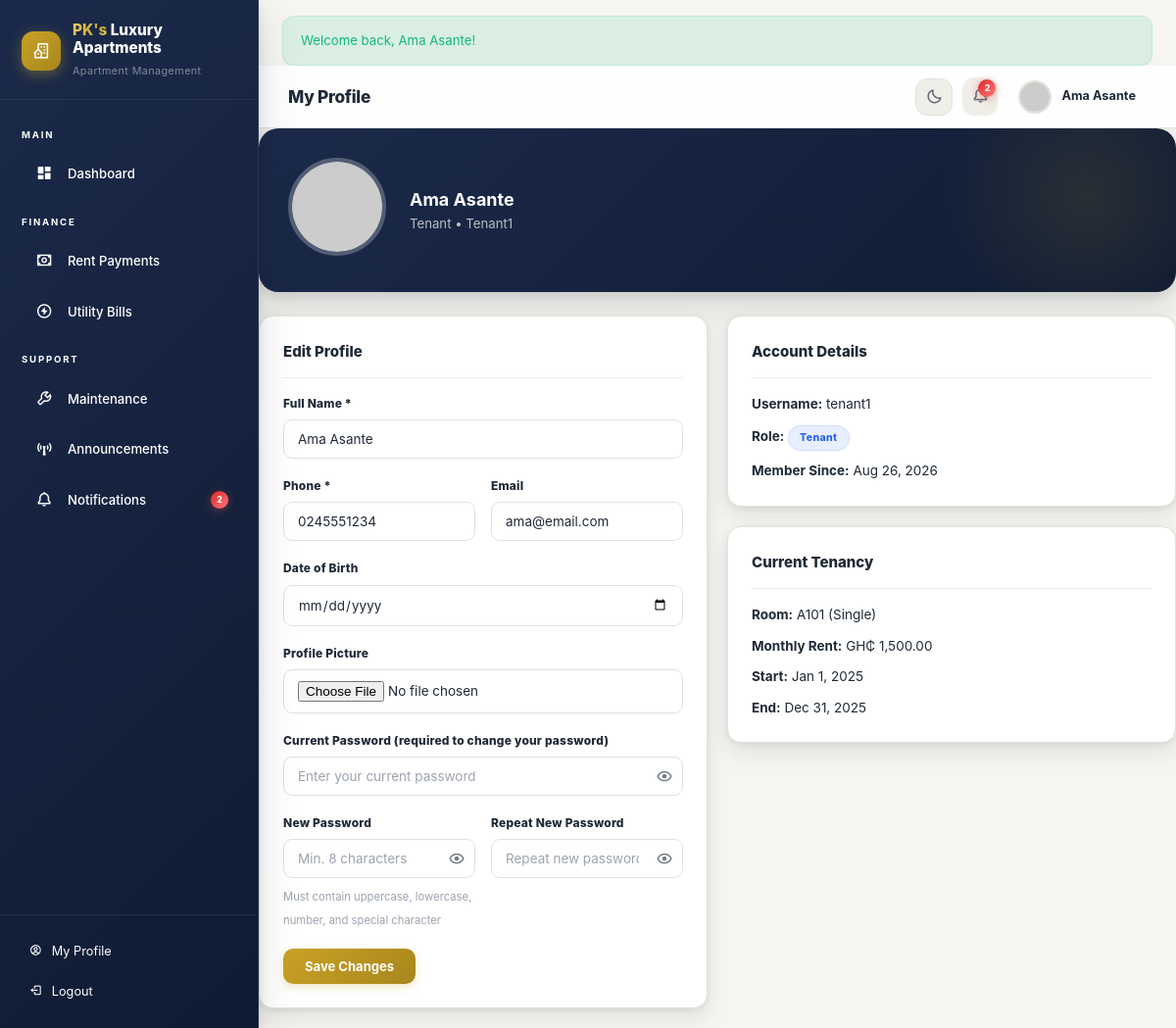
Screenshot of /profile.php (signed in) with the database file from the repository.
### tables this page shows
CREATE TABLE users (
    id INT AUTO_INCREMENT PRIMARY KEY,
    username VARCHAR(50) UNIQUE NOT NULL,
    password VARCHAR(255) NOT NULL,
    full_name VARCHAR(100) NOT NULL,
    email VARCHAR(100),
    phone VARCHAR(20),
    role ENUM('admin', 'staff', 'tenant') NOT NULL DEFAULT 'tenant',
    profile_picture VARCHAR(255) DEFAULT 'default.png',
    date_of_birth DATE,
    must_change_password TINYINT(1) DEFAULT 0,
    is_active TINYINT(1) DEFAULT 1,
    last_login DATETIME DEFAULT NULL,
    created_at TIMESTAMP DEFAULT CURRENT_TIMESTAMP,
    updated_at TIMESTAMP DEFAULT CURRENT_TIMESTAMP ON UPDATE CURRENT_TIMESTAMP
);

CREATE TABLE tenancies (
    id INT AUTO_INCREMENT PRIMARY KEY,
    tenant_id INT NOT NULL,
    room_id INT NOT NULL,
    start_date DATE NOT NULL,
    end_date DATE,
    monthly_rent DECIMAL(10,2) NOT NULL,
    security_deposit DECIMAL(10,2) DEFAULT 0,
    status ENUM('active', 'expired', 'terminated') DEFAULT 'active',
    created_at TIMESTAMP DEFAULT CURRENT_TIMESTAMP,
    FOREIGN KEY (tenant_id) REFERENCES users(id) ON DELETE CASCADE,
    FOREIGN KEY (room_id) REFERENCES rooms(id) ON DELETE CASCADE
);

CREATE TABLE rooms (
    id INT AUTO_INCREMENT PRIMARY KEY,
    room_number VARCHAR(10) UNIQUE NOT NULL,
    room_type VARCHAR(50) NOT NULL DEFAULT 'single',
    floor INT DEFAULT 1,
    size_sqm DECIMAL(6,2),
    rental_price DECIMAL(10,2) NOT NULL,
    status ENUM('available', 'occupied', 'maintenance') DEFAULT 'available',
    image VARCHAR(255) DEFAULT NULL,
    description TEXT,
    amenities TEXT,
    created_at TIMESTAMP DEFAULT CURRENT_TIMESTAMP
);

### config/database.php (called while the page is built, shortened)
<?php
function getDB() {
    static $pdo = null;
    if ($pdo === null) {
        try {
            $dsn = "mysql:host=" . DB_HOST . ";charset=utf8mb4";
            $dsn .= ";dbname=" . DB_NAME;
            $pdo = new PDO($dsn, DB_USER, DB_PASS, [
                PDO::ATTR_ERRMODE => PDO::ERRMODE_EXCEPTION,
                PDO::ATTR_DEFAULT_FETCH_MODE => PDO::FETCH_ASSOC,
                PDO::ATTR_EMULATE_PREPARES => false,
            ]);
        } catch (PDOException $e) {
            if (stripos($e->getMessage(), 'Unknown database') !== false) {
                $pdo = _bootstrapDatabase();
            } else {
                die("Database connection failed: " . $e->getMessage());
            }
        }
    }
    return $pdo;
}
function getFlash() {
    if (isset($_SESSION['flash'])) {
        $flash = $_SESSION['flash'];
        return $flash;
    }
    return null;
}
function sanitize($input) {
    return htmlspecialchars(trim($input), ENT_QUOTES, 'UTF-8');
}
function formatCurrency($amount) {
    return 'GH₵ ' . number_format($amount, 2);
}
function currentUser() {
    if (isset($_SESSION['user_id'])) {
        $db = getDB();
        $stmt = $db->prepare("SELECT * FROM users WHERE id = ? AND is_active = 1");
        $stmt->execute([$_SESSION['user_id']]);
        return $stmt->fetch();
    }
    return null;
}

### profile.php (the view, shortened to what this page needs)
<?php
require_once __DIR__ . '/config/database.php';
$pageTitle = 'My Profile';
$db = getDB();
$user = currentUser();
$tenancy = null;
if ($user['role'] === 'tenant') {
    $stmt = $db->prepare("SELECT t.*, r.room_number, r.room_type FROM tenancies t JOIN rooms r ON t.room_id = r.id WHERE t.tenant_id = ? AND t.status = 'active'");
    $stmt->execute([$user['id']]);
    $tenancy = $stmt->fetch();
}
include __DIR__ . '/includes/header.php';
?>
<div class="profile-header">
    <div class="profile-pic-wrapper">
        <img src="<?= SITE_URL ?>/uploads/profiles/<?= $user['profile_picture'] ?>" alt="Profile" id="profilePicPreview" onerror="this.src='https://ui-avatars.com/api/?name=<?= urlencode($user['full_name']) ?>&background=47433E&color=fff&size=100'">
    </div>
    <div>
        <h3 style="font-size:1.2rem;color:#fff;"><?= sanitize($user['full_name']) ?></h3>
        <p style="color:rgba(255,255,255,0.7);font-size:0.88rem;text-transform:capitalize;"><?= $user['role'] ?> &bull; <?= sanitize($user['username']) ?></p>
    </div>
</div>
<div class="grid-2">
    <div class="card">
        <div class="card-header"><h3>Edit Profile</h3></div>
        <form id="profileForm" onsubmit="updateProfile(event)" enctype="multipart/form-data">
            <div class="form-group">
                <label>Full Name *</label>
                <input type="text" name="full_name" class="form-control" value="<?= sanitize($user['full_name']) ?>" required>
            </div>
            <div class="form-row">
                <div class="form-group">
                    <label>Phone *</label>
                    <input type="tel" name="phone" class="form-control" value="<?= sanitize($user['phone']) ?>" pattern="[0-9]{10}" maxlength="10" oninput="this.value=this.value.replace(/[^0-9]/g,'')" required>
                </div>
                <div class="form-group">
                    <label>Email</label>
                    <input type="email" name="email" class="form-control" value="<?= sanitize($user['email'] ?? '') ?>">
                </div>
            </div>
            <div class="form-group">
                <label>Date of Birth</label>
                <input type="date" name="date_of_birth" class="form-control" value="<?= sanitize($user['date_of_birth'] ?? '') ?>" max="<?= date('Y-m-d', strtotime('-18 years')) ?>">
            </div>
            <div class="form-group">
                <label>Profile Picture</label>
                <input type="file" name="profile_picture" class="form-control" accept="image/*" onchange="previewPic(this)">
            </div>
            <div class="form-group">
                <label>Current Password (required to change your password)</label>
                <div class="password-field">
                    <input type="password" id="current_password" name="current_password" class="form-control" placeholder="Enter your current password" autocomplete="current-password">
                    <button type="button" class="password-toggle" tabindex="-1" onclick="togglePasswordVisibility('current_password')" aria-label="Show password"><i class="bx bx-show" id="current_passwordToggleIcon"></i></button>
                </div>
            </div>
            <div class="form-row">
                <div class="form-group">
                    <label>New Password</label>
                    <div class="password-field">
                        <input type="password" id="new_password" name="password" class="form-control" placeholder="Min. 8 characters" oninput="checkPasswordStrength(this.value, 'profStrength')" autocomplete="new-password">
                        <button type="button" class="password-toggle" tabindex="-1" onclick="togglePasswordVisibility('new_password')" aria-label="Show password"><i class="bx bx-show" id="new_passwordToggleIcon"></i></button>
                    </div>
                    <small style="color:var(--text-muted);font-size:0.75rem;">Must contain uppercase, lowercase, number, and special character</small>
                </div>
                <div class="form-group">
                    <label>Repeat New Password</label>
                    <div class="password-field">
                        <input type="password" id="confirm_password" name="confirm_password" class="form-control" placeholder="Repeat new password" autocomplete="new-password">
                        <button type="button" class="password-toggle" tabindex="-1" onclick="togglePasswordVisibility('confirm_password')" aria-label="Show password"><i class="bx bx-show" id="confirm_passwordToggleIcon"></i></button>
                    </div>
                </div>
            </div>
            <button type="submit" class="btn btn-primary">Save Changes</button>
        </form>
    </div>
    <div>
        <div class="card">
            <div class="card-header"><h3>Account Details</h3></div>
            <div style="display:flex;flex-direction:column;gap:10px;font-size:0.9rem;">
                <div><strong>Username:</strong> <?= sanitize($user['username']) ?></div>
                <div><strong>Role:</strong> <span class="badge badge-info" style="text-transform:capitalize;"><?= $user['role'] ?></span></div>
                <div><strong>Member Since:</strong> <?= date('M j, Y', strtotime($user['created_at'])) ?></div>
            </div>
        </div>
        <?php if ($tenancy): ?>
        <div class="card">
            <div class="card-header"><h3>Current Tenancy</h3></div>
            <div style="display:flex;flex-direction:column;gap:10px;font-size:0.9rem;">
                <div><strong>Room:</strong> <?= sanitize($tenancy['room_number']) ?> (<?= ucfirst($tenancy['room_type']) ?>)</div>
                <div><strong>Monthly Rent:</strong> <?= formatCurrency($tenancy['monthly_rent']) ?></div>
                <div><strong>Start:</strong> <?= date('M j, Y', strtotime($tenancy['start_date'])) ?></div>
                <div><strong>End:</strong> <?= $tenancy['end_date'] ? date('M j, Y', strtotime($tenancy['end_date'])) : 'N/A' ?></div>
            </div>
        </div>
        <?php endif; ?>
    </div>
</div>
<?php include __DIR__ . '/includes/footer.php'; ?>

### includes/header.php (shortened to what this page needs)
<?php
require_once __DIR__ . '/../config/database.php';
$user = currentUser();
$unreadNotifs = 0;
if ($user) {
    $db = getDB();
    $stmt = $db->prepare("SELECT COUNT(*) FROM notifications WHERE user_id = ? AND is_read = 0");
    $stmt->execute([$user['id']]);
    $unreadNotifs = $stmt->fetchColumn();
}
?>
<!DOCTYPE html>
<html lang="en">
<head>
    <link rel="stylesheet" href="https://unpkg.com/boxicons@2.1.4/css/boxicons.min.css">
    <link rel="stylesheet" href="<?= SITE_URL ?>/css/style.css?v=18">
</head>
<body>
<div class="app-layout">
    <aside class="sidebar" id="sidebar">
        <div class="sidebar-brand">
            <div class="brand-logo"><i class='bx bx-building-house'></i></div>
            <div>
                <h2><span class="brand-gold">PK's</span> Luxury Apartments</h2>
                <small>Apartment Management</small>
            </div>
        </div>
        <nav class="sidebar-nav">
            <div class="nav-section">Main</div>
            <a href="dashboard.php" class="<?= basename($_SERVER['PHP_SELF']) == 'dashboard.php' ? 'active' : '' ?>">
                <span class="icon"><i class='bx bxs-dashboard'></i></span> Dashboard
            </a>
            <div class="nav-section">Finance</div>
            <a href="payments.php" class="<?= basename($_SERVER['PHP_SELF']) == 'payments.php' ? 'active' : '' ?>">
                <span class="icon"><i class='bx bx-money'></i></span> Rent Payments
            </a>
            <a href="utilities.php" class="<?= basename($_SERVER['PHP_SELF']) == 'utilities.php' ? 'active' : '' ?>">
                <span class="icon"><i class='bx bx-bolt-circle'></i></span> Utility Bills
            </a>
            <div class="nav-section">Support</div>
            <a href="maintenance.php" class="<?= basename($_SERVER['PHP_SELF']) == 'maintenance.php' ? 'active' : '' ?>">
                <span class="icon"><i class='bx bx-wrench'></i></span> Maintenance
            </a>
            <a href="announcements.php" class="<?= basename($_SERVER['PHP_SELF']) == 'announcements.php' ? 'active' : '' ?>">
                <span class="icon"><i class='bx bx-broadcast'></i></span> Announcements
            </a>
            <a href="notifications.php" class="<?= basename($_SERVER['PHP_SELF']) == 'notifications.php' ? 'active' : '' ?>">
                <span class="icon"><i class='bx bx-bell'></i></span> Notifications
                <?php if ($unreadNotifs > 0): ?>
                    <span class="notif-badge" style="position:static;margin-left:auto;"><?= $unreadNotifs ?></span>
                <?php endif; ?>
            </a>
        </nav>
        <div class="sidebar-footer">
            <a href="profile.php"><span class="icon"><i class='bx bx-user-circle'></i></span> My Profile</a>
            <a href="api/logout.php"><span class="icon"><i class='bx bx-log-out'></i></span> Logout</a>
        </div>
    </aside>
    <main class="main-content">
        <?php $flash = getFlash(); ?>
        <?php if ($flash): ?>
            <div class="alert alert-<?= $flash['type'] ?>" style="margin:16px 24px 0;"><?= sanitize($flash['message']) ?></div>
        <?php endif; ?>
        <header class="topbar">
            <div class="topbar-left">
                <h2><?= isset($pageTitle) ? sanitize($pageTitle) : 'Dashboard' ?></h2>
            </div>
            <div class="topbar-right">
                <button class="theme-toggle" id="themeToggle" onclick="toggleTheme()" title="Toggle dark mode">
                </button>
                <div style="position:relative;">
                    <button class="notif-btn" onclick="toggleNotifDropdown()" id="notifBtn">
                        <i class='bx bx-bell'></i>
                        <?php if ($unreadNotifs > 0): ?>
                            <span class="notif-badge"><?= $unreadNotifs ?></span>
                        <?php endif; ?>
                    </button>
                </div>
                <div class="topbar-user" onclick="location.href='profile.php'">
                    <img src="<?= SITE_URL ?>/uploads/profiles/<?= $user['profile_picture'] ?>" alt="Profile" loading="lazy" onerror="this.src='https://ui-avatars.com/api/?name=<?= urlencode($user['full_name']) ?>&background=47433E&color=fff'">
                    <span><?= sanitize($user['full_name']) ?></span>
                </div>
            </div>
        </header>

### rows the page displays
users: full_name "Ama Asante", role "Tenant", username "Tenant1", phone "0245551234", email "ama@email.com", username "tenant1", created_at "Aug 26, 2026"
tenancies: room.room_number "A101", room.room_type "Single", monthly_rent "GH₵ 1,500.00", start_date "Jan 1, 2025", end_date "Dec 31, 2025"

### other values shown
$unreadNotifs "2"
$flash['message'] "Welcome back, Ama Asante!"
$pageTitle "My Profile"
